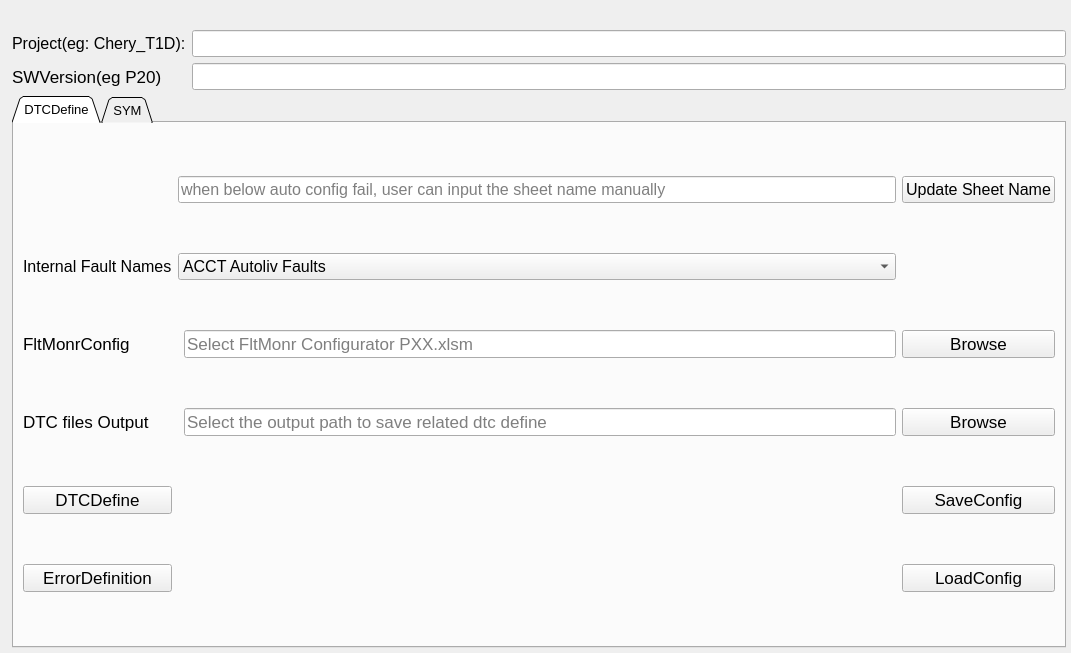
<?xml version="1.0" encoding="UTF-8"?>
<ui version="4.0">
 <class>DTCDefine_SYM</class>
 <widget class="QWidget" name="DTCDefine_SYM">
  <property name="geometry">
   <rect>
    <x>0</x>
    <y>0</y>
    <width>1071</width>
    <height>653</height>
   </rect>
  </property>
  <property name="windowTitle">
   <string>DTCDefine_SYM</string>
  </property>
  <property name="layoutDirection">
   <enum>Qt::LeftToRight</enum>
  </property>
  <layout class="QGridLayout" name="gridLayout_2" columnstretch="0,0">
   <property name="leftMargin">
    <number>12</number>
   </property>
   <property name="topMargin">
    <number>30</number>
   </property>
   <property name="rightMargin">
    <number>5</number>
   </property>
   <property name="bottomMargin">
    <number>5</number>
   </property>
   <item row="0" column="0">
    <widget class="QLabel" name="label_Project">
     <property name="font">
      <font>
       <pointsize>12</pointsize>
      </font>
     </property>
     <property name="text">
      <string>Project(eg: Chery_T1D):</string>
     </property>
    </widget>
   </item>
   <item row="1" column="0">
    <widget class="QLabel" name="label_SWVersion">
     <property name="font">
      <font>
       <pointsize>13</pointsize>
      </font>
     </property>
     <property name="text">
      <string>SWVersion(eg P20)</string>
     </property>
    </widget>
   </item>
   <item row="1" column="1">
    <widget class="QLineEdit" name="LE_SWVersion">
     <property name="font">
      <font>
       <pointsize>12</pointsize>
      </font>
     </property>
    </widget>
   </item>
   <item row="2" column="0" colspan="2">
    <widget class="QTabWidget" name="tabWidget">
     <property name="font">
      <font>
       <pointsize>10</pointsize>
      </font>
     </property>
     <property name="layoutDirection">
      <enum>Qt::LeftToRight</enum>
     </property>
     <property name="tabPosition">
      <enum>QTabWidget::North</enum>
     </property>
     <property name="tabShape">
      <enum>QTabWidget::Triangular</enum>
     </property>
     <property name="currentIndex">
      <number>0</number>
     </property>
     <property name="elideMode">
      <enum>Qt::ElideRight</enum>
     </property>
     <property name="tabBarAutoHide">
      <bool>true</bool>
     </property>
     <widget class="QWidget" name="DTCDefine">
      <attribute name="title">
       <string>DTCDefine</string>
      </attribute>
      <layout class="QGridLayout" name="gridLayout">
       <item row="3" column="0">
        <widget class="QLabel" name="label_DTCOutPut">
         <property name="font">
          <font>
           <pointsize>13</pointsize>
          </font>
         </property>
         <property name="text">
          <string>DTC files Output</string>
         </property>
        </widget>
       </item>
       <item row="4" column="3">
        <widget class="QPushButton" name="BT_SaveConfig">
         <property name="font">
          <font>
           <pointsize>13</pointsize>
          </font>
         </property>
         <property name="toolTip">
          <string extracomment="Generate AA_Project_DTCdefine/nterpreteVeoneerCode_function_PXX.ts"/>
         </property>
         <property name="text">
          <string>SaveConfig</string>
         </property>
        </widget>
       </item>
       <item row="2" column="0">
        <widget class="QLabel" name="Label_FltMonrConfig">
         <property name="font">
          <font>
           <pointsize>13</pointsize>
          </font>
         </property>
         <property name="text">
          <string>FltMonrConfig</string>
         </property>
        </widget>
       </item>
       <item row="1" column="1" colspan="2">
        <widget class="QComboBox" name="comboBox_InternalFaultSheet">
         <property name="font">
          <font>
           <pointsize>12</pointsize>
          </font>
         </property>
         <property name="toolTip">
          <string>when load the FltMonr, this value will be updated automatically</string>
         </property>
         <item>
          <property name="text">
           <string>ACCT Autoliv Faults</string>
          </property>
         </item>
        </widget>
       </item>
       <item row="1" column="0">
        <widget class="QLabel" name="label">
         <property name="font">
          <font>
           <pointsize>12</pointsize>
          </font>
         </property>
         <property name="text">
          <string>Internal Fault Names</string>
         </property>
        </widget>
       </item>
       <item row="4" column="0">
        <widget class="QPushButton" name="BT_Generate_DTCDefine">
         <property name="font">
          <font>
           <pointsize>13</pointsize>
          </font>
         </property>
         <property name="toolTip">
          <string extracomment="Generate AA_Project_DTCdefine/nterpreteVeoneerCode_function_PXX.ts"/>
         </property>
         <property name="text">
          <string>DTCDefine</string>
         </property>
        </widget>
       </item>
       <item row="2" column="2">
        <widget class="QLineEdit" name="LE_FltMonrConfig">
         <property name="font">
          <font>
           <pointsize>13</pointsize>
          </font>
         </property>
         <property name="readOnly">
          <bool>true</bool>
         </property>
         <property name="placeholderText">
          <string>Select FltMonr Configurator PXX.xlsm</string>
         </property>
        </widget>
       </item>
       <item row="3" column="3">
        <widget class="QPushButton" name="BT_DTC_OutPut">
         <property name="font">
          <font>
           <pointsize>13</pointsize>
          </font>
         </property>
         <property name="text">
          <string>Browse</string>
         </property>
        </widget>
       </item>
       <item row="5" column="3">
        <widget class="QPushButton" name="BT_LoadConfig">
         <property name="font">
          <font>
           <pointsize>13</pointsize>
          </font>
         </property>
         <property name="toolTip">
          <string extracomment="Generate AA_Project_DTCdefine/nterpreteVeoneerCode_function_PXX.ts"/>
         </property>
         <property name="text">
          <string>LoadConfig</string>
         </property>
        </widget>
       </item>
       <item row="3" column="2">
        <widget class="QLineEdit" name="LE_DTC_OutPut">
         <property name="font">
          <font>
           <pointsize>13</pointsize>
          </font>
         </property>
         <property name="readOnly">
          <bool>true</bool>
         </property>
         <property name="placeholderText">
          <string>Select the output path to save related dtc define</string>
         </property>
        </widget>
       </item>
       <item row="2" column="3">
        <widget class="QPushButton" name="BT_FltMonrConfig">
         <property name="font">
          <font>
           <pointsize>13</pointsize>
          </font>
         </property>
         <property name="text">
          <string>Browse</string>
         </property>
        </widget>
       </item>
       <item row="5" column="0">
        <widget class="QPushButton" name="BT_Generate_ErrorDefinition">
         <property name="font">
          <font>
           <pointsize>13</pointsize>
          </font>
         </property>
         <property name="toolTip">
          <string extracomment="Generate errordefinition_PXX.xlsm "/>
         </property>
         <property name="text">
          <string>ErrorDefinition</string>
         </property>
        </widget>
       </item>
       <item row="0" column="1" colspan="2">
        <widget class="QLineEdit" name="LE_InternalFaultSheet">
         <property name="font">
          <font>
           <pointsize>12</pointsize>
          </font>
         </property>
         <property name="placeholderText">
          <string>when below auto config fail, user can input the sheet name manually</string>
         </property>
        </widget>
       </item>
       <item row="0" column="3">
        <widget class="QPushButton" name="BT_UpdateSheetName">
         <property name="font">
          <font>
           <pointsize>12</pointsize>
          </font>
         </property>
         <property name="toolTip">
          <string>Clicked this button to update Internal Fault sheet name</string>
         </property>
         <property name="text">
          <string>Update Sheet Name</string>
         </property>
        </widget>
       </item>
      </layout>
     </widget>
     <widget class="QWidget" name="SYM">
      <attribute name="title">
       <string>SYM</string>
      </attribute>
      <layout class="QGridLayout" name="gridLayout_3">
       <item row="3" column="1">
        <widget class="QLineEdit" name="LE_EEPROM_Trans">
         <property name="font">
          <font>
           <pointsize>13</pointsize>
          </font>
         </property>
         <property name="readOnly">
          <bool>true</bool>
         </property>
         <property name="placeholderText">
          <string>Please select EEPROM translation sheet_Project_PXX Excel files</string>
         </property>
        </widget>
       </item>
       <item row="3" column="2">
        <widget class="QPushButton" name="BT_EEPROM_Trans">
         <property name="text">
          <string>Browse</string>
         </property>
        </widget>
       </item>
       <item row="2" column="2">
        <widget class="QPushButton" name="BT_PBCT">
         <property name="text">
          <string>Browse</string>
         </property>
        </widget>
       </item>
       <item row="4" column="2">
        <widget class="QPushButton" name="BT_SYM_OutPut">
         <property name="text">
          <string>Browse</string>
         </property>
        </widget>
       </item>
       <item row="4" column="1">
        <widget class="QLineEdit" name="LE_SYM_OutPut">
         <property name="font">
          <font>
           <pointsize>13</pointsize>
          </font>
         </property>
         <property name="readOnly">
          <bool>true</bool>
         </property>
         <property name="placeholderText">
          <string>Please select the path to store the sym file</string>
         </property>
        </widget>
       </item>
       <item row="3" column="0">
        <widget class="QLabel" name="label_EEPROM_Trans">
         <property name="text">
          <string>EEPROM translation:</string>
         </property>
        </widget>
       </item>
       <item row="5" column="0">
        <widget class="QPushButton" name="BT_Generate_SYM">
         <property name="text">
          <string>Generate Sym</string>
         </property>
        </widget>
       </item>
       <item row="4" column="0">
        <widget class="QLabel" name="label_SYM_OutPut">
         <property name="text">
          <string>Sym output</string>
         </property>
        </widget>
       </item>
       <item row="2" column="1">
        <widget class="QLineEdit" name="LE_PBCT">
         <property name="font">
          <font>
           <pointsize>13</pointsize>
          </font>
         </property>
         <property name="readOnly">
          <bool>true</bool>
         </property>
         <property name="placeholderText">
          <string>Please select PBCT_Project_PXX Excel files</string>
         </property>
        </widget>
       </item>
       <item row="2" column="0">
        <widget class="QLabel" name="label_PBCT">
         <property name="text">
          <string>PBCT Files:</string>
         </property>
        </widget>
       </item>
       <item row="0" column="1">
        <widget class="QLineEdit" name="LE_SheetName">
         <property name="font">
          <font>
           <pointsize>13</pointsize>
          </font>
         </property>
         <property name="statusTip">
          <string>Format: Abbreviation:SheetName</string>
         </property>
         <property name="readOnly">
          <bool>false</bool>
         </property>
         <property name="placeholderText">
          <string>SheetName(:Arrbeviation)(if need add prefix before the parameter name)</string>
         </property>
        </widget>
       </item>
       <item row="0" column="2">
        <widget class="QPushButton" name="BT_AddSheet">
         <property name="text">
          <string>Add</string>
         </property>
        </widget>
       </item>
       <item row="0" column="0">
        <widget class="QPushButton" name="BT_DeleteSheet">
         <property name="text">
          <string>Delete</string>
         </property>
        </widget>
       </item>
       <item row="1" column="1">
        <widget class="QComboBox" name="CB_SheetConfig">
         <item>
          <property name="text">
           <string>IP Fixed Calibration:IP</string>
          </property>
         </item>
         <item>
          <property name="text">
           <string>Vehicle Fixed Calibration</string>
          </property>
         </item>
         <item>
          <property name="text">
           <string>Algo Calibration Variant 1</string>
          </property>
         </item>
         <item>
          <property name="text">
           <string>Algo Calibration Variant 2:A2</string>
          </property>
         </item>
         <item>
          <property name="text">
           <string>Algo Calibration Variant 3:A3</string>
          </property>
         </item>
        </widget>
       </item>
      </layout>
     </widget>
    </widget>
   </item>
   <item row="0" column="1">
    <widget class="QLineEdit" name="LE_Project">
     <property name="font">
      <font>
       <pointsize>12</pointsize>
      </font>
     </property>
    </widget>
   </item>
  </layout>
 </widget>
 <resources/>
 <connections/>
</ui>
